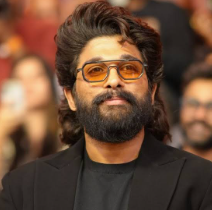
#> input picture Image processing/Alluarjun.png, 212 x 210 px
$ jupyter execute --allow-errors Opencv.ipynb
#> lines starting #> are read from the running program, lines starting #| are printed output that depends on the picture; pictures that were not available may be replaced by others from this repository, and a replacement may not be noted
[cell 1]
import cv2
img=cv2.imread("Alluarjun.png")
#> img is the input picture: shape (210, 212, 3); mean B, G, R 54.9, 74, 104.2
cv2.imshow("Allu Arjun",img)
cv2.waitKey(0)
cv2.destroyAllWindows()

[cell 2]
import  cv2
import numpy as np
img = cv2.imread("Alluarjun.png")
re_img=cv2.resize(img,(350,400))

cv2.imshow("Allu Arjun",re_img)
cv2.waitKey(0)
cv2.destroyAllWindows()

[cell 3]
import  cv2
import numpy as np
img1 = cv2.imread("Alluarjun.png",0)
#> img1: shape (210, 212); min 0, max 240, mean 83.2
img2 = cv2.imread("Alluarjun.png",-1)
img3 = cv2.imread("Alluarjun.png",1)
img1 = cv2.resize(img1,(250,200))
#> img1: shape (200, 250)
img2 = cv2.resize(img2,(250,200))
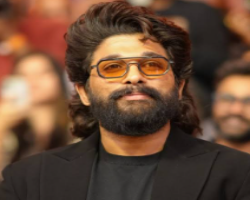
#> img2: shape (200, 250, 4); mean B, G, R, A 54.8, 73.9, 104.1, 255
img3 = cv2.resize(img3,(250,200))

cv2.imshow("Allu Arjun2",img2)
cv2.imshow("Allu Arjun3",img3)
cv2.imshow("Allu Arjun",img1)
cv2.waitKey(0)
cv2.destroyAllWindows()

[cell 4]
import cv2
import numpy as np
img1 = cv2.imread("Alluarjun.png",cv2.IMREAD_GRAYSCALE)
cv2.imshow("Allu Arjun",img1)
cv2.waitKey(0)
cv2.destroyAllWindows()

[cell 5]
import cv2
import numpy as np
img_get=cv2.imread("AlluArjun.png")

img_get=cv2.resize(img_get,(350,350))
txt=cv2.putText(
img=img_get,
text ="Pushpa",
org=(12,52),
fontFace=cv2.FONT_HERSHEY_SCRIPT_SIMPLEX,
fontScale=2,
color=(70,95,214),
thickness=3,
lineType=cv2.LINE_4)

cv2.imshow("allu arjun",img_get)
cv2.waitKey(0)
cv2.destroyAllWindows()

[cell 6]
import cv2
import numpy as np
img=cv2.imread("AlluArjun.png")
new_img=cv2.rectangle(img,(30,20),(170,150),color=(95,95,213),thickness=3,lineType=cv2.LINE_4)
cv2.imshow("Allu arjun",new_img)
cv2.waitKey(0)
cv2.destroyAllWindows()

[cell 7]
import cv2

img=cv2.imread("Alluarjun.png")
new_img=cv2.circle(img,(110,80),70,color=(95,95,213),thickness=3,lineType=cv2.LINE_4)
cv2.imshow("Circle",new_img)
cv2.waitKey(0)
cv2.destroyAllWindows()

[cell 8]
import cv2
import numpy as np
img=cv2.imread("Alluarjun.png")
new_img=cv2.ellipse(img,(110,80),(75,90),40,0,360,color=(213,95,95),thickness=2,lineType=cv2.LINE_4)
cv2.imshow("Circle",new_img)
cv2.waitKey(0)
cv2.destroyAllWindows()

[cell 9]
import cv2
import numpy as np
old_img = cv2.imread("Alluarjun.png")
new_img =  cv2.polylines(img=old_img,pts=[np.array([[118,142],[65,105],[47,10],[161,12],[154,109]])],isClosed=True,color=(95,95,213),thickness=4,lineType=cv2.LINE_4)
cv2.imshow("polynomial",new_img)
cv2.waitKey(0)
cv2.destroyAllWindows()

[cell 10]
import cv2
import numpy as np
img1=cv2.imread("Alluarjun.png")
img2=cv2.imread("prabhas.png")
img1=cv2.resize(img1,(300,400))
#> img1: shape (400, 300, 3)
#> (the rest of this cell did not finish here and is left out)

[cell 11]
import cv2
import numpy as np
img1=cv2.imread("Alluarjun.png")
img2=cv2.imread("prabhas.png")
img1=cv2.resize(img1,(300,400))
#> (the rest of this cell did not finish here and is left out)

[cell 12]
import cv2
import numpy as np

img1=cv2.imread("Alluarjun.png")
img2=cv2.imread("prabhas.png")
new_img=cv2.Canny(img1,70,60)
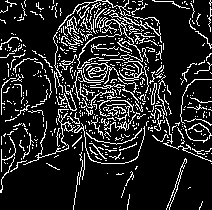
#> new_img: shape (210, 212); 14.9% white in thin lines or dots
cv2.imshow("heavy",new_img)
cv2.waitKey(0)
cv2.destroyAllWindows()

[cell 13]
import cv2
import numpy as np
img1=cv2.imread("Alluarjun.png")
img2=cv2.imread("prabhas.png")
new_img=cv2.Canny(img1,200,200,apertureSize=5,L2gradient=True)
#> new_img: shape (210, 212); 18.2% white in thin lines or dots
cv2.imshow("heavy",new_img)
cv2.waitKey(0)
cv2.destroyAllWindows()

[cell 14]
import cv2
import numpy as np
img1=cv2.imread("Alluarjun.png")
img2=cv2.imread("prabhas.png")
re_img = cv2.resize(img1,(300,400))
w,h=re_img.shape[0],re_img.shape[1]
#> w = 400; h = 300
M=cv2.getRotationMatrix2D((w/2,h/2),24,0.4)
new_img=cv2.warpAffine(re_img,M,(w,h))
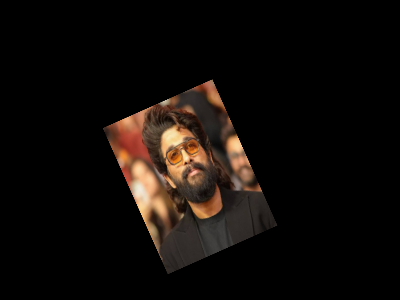
#> new_img: shape (300, 400, 3); mean B, G, R 8.8, 11.8, 16.7
cv2.imshow("ishowspeed",new_img)
cv2.waitKey(0)
cv2.destroyAllWindows()

[cell 15]
import cv2
import numpy as np
img1=cv2.imread("Alluarjun.png")
img2=cv2.imread("prabhas.png")
img1=cv2.resize(img1,(200,300))
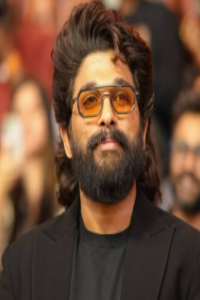
#> img1: shape (300, 200, 3); mean B, G, R 54.8, 73.9, 104.1
g=cv2.GaussianBlur(img1,(7,7),0)
h=np.hstack((img1,g))
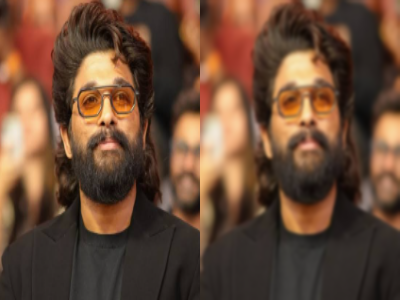
#> h: shape (300, 400, 3); mean B, G, R 54.8, 73.9, 104.1
m=cv2.medianBlur(img1,3)
b=cv2.bilateralFilter(img1,9,75,75)
h1=np.hstack((m,b))
v=np.vstack((h,h1))
cv2.imshow("heavynitro",v)
cv2.waitKey(0)
cv2.destroyAllWindows()

[cell 16]
import cv2
import numpy as np
img1=cv2.imread("Alluarjun.png")
img2=cv2.imread("prabhas.png")
img1=cv2.resize(img1,(200,300))

img3=cv2.copyMakeBorder(img1,20,20,20,20,cv2.BORDER_DEFAULT,None,value=1)
#> img3: shape (340, 240, 3)
imgx=cv2.copyMakeBorder(img1,20,20,20,20,cv2.BORDER_CONSTANT,None,value=1)
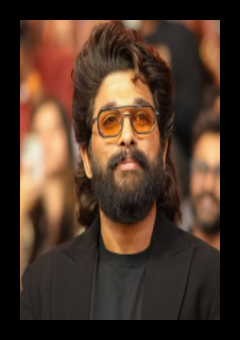
#> imgx: shape (340, 240, 3); mean B, G, R 40.6, 54.3, 76.5
img2=cv2.copyMakeBorder(img1,20,20,20,20,cv2.BORDER_REFLECT,None,value=1)
#> img2: shape (340, 240, 3)
img4=cv2.copyMakeBorder(img1,20,20,20,20,cv2.BORDER_REFLECT_101,None,value=1)
h=np.hstack((imgx,img2))
#> h: shape (340, 480, 3)
h1=np.hstack((img3,img4))
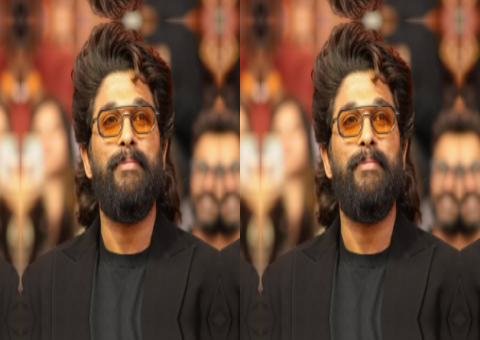
#> h1: shape (340, 480, 3); mean B, G, R 55.6, 74.6, 105.2
v=np.vstack((h,h1))
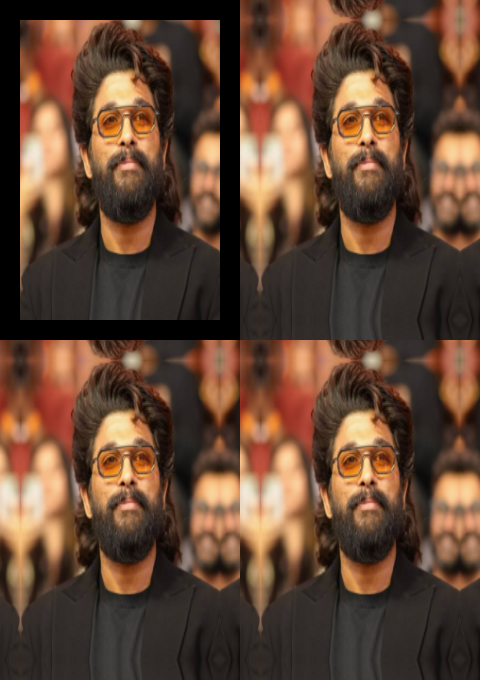
#> v: shape (680, 480, 3); mean B, G, R 51.9, 69.6, 98.1
cv2.imshow("heavynitro2",v)
cv2.waitKey(0)
cv2.destroyAllWindows()

[cell 17]
import cv2
cap=cv2.VideoCapture(r"C:\\Users\\HP\\Image processing\\Video1.mp4")

while cap.isOpened():
    r,frame=cap.read()
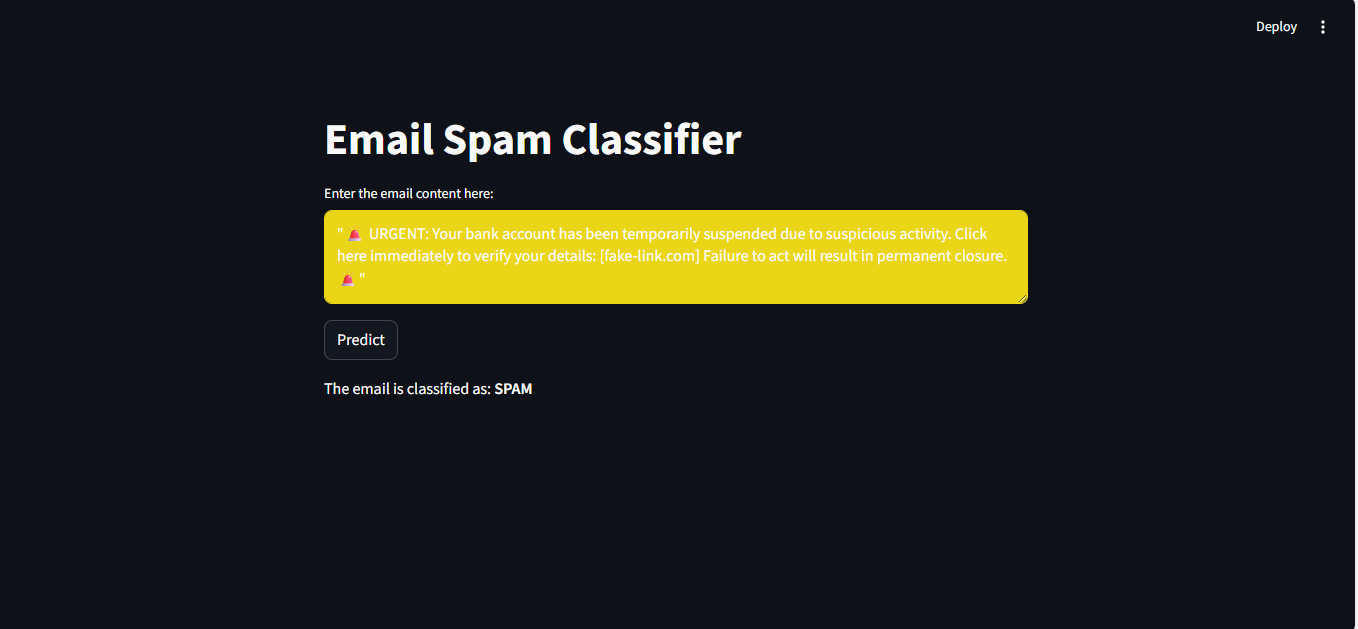
#> input picture ML_project/image.png, 1358 x 629 px, given in place of Video1.mp4, which was not available
#> frame is the input picture: shape (629, 1358, 3); mean B, G, R 26.8, 35, 33.7
    if r==True :
        frame=cv2.resize(frame,(300,400))
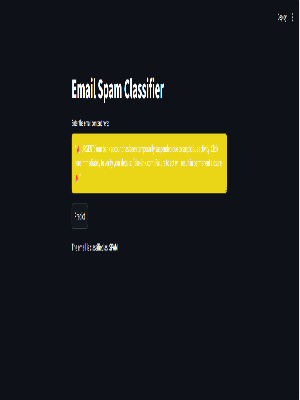
#> frame: shape (400, 300, 3); mean B, G, R 26.9, 35.1, 33.8
        cv2.imshow("Allu Arjun",frame)
        if cv2.waitKey(25)&0xff==ord("p"):
#> (key Esc is pressed here)
            break
    else:
        break


cap.release()
cv2.destroyAllWindows()
